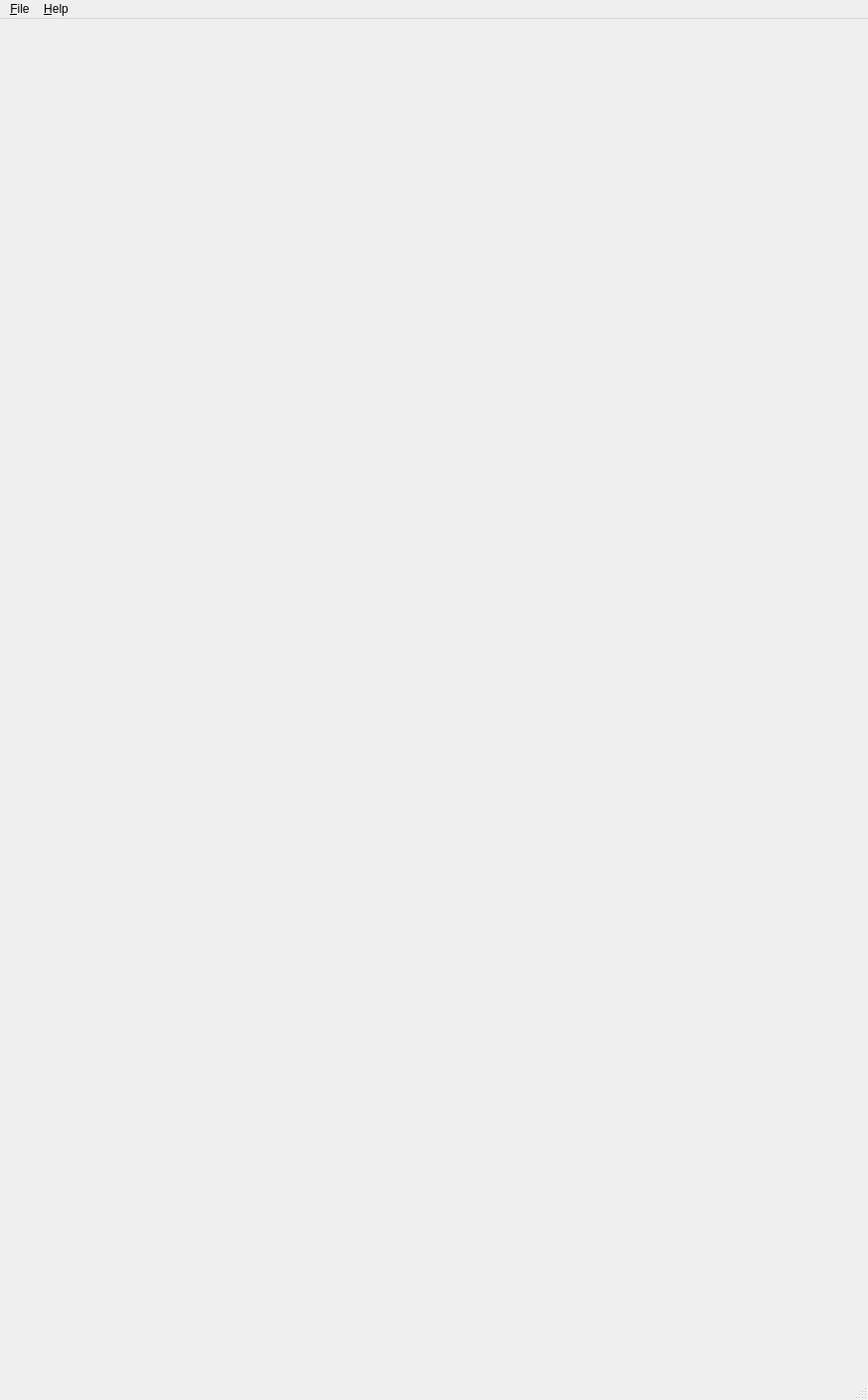
<?xml version="1.0" encoding="UTF-8"?>
<ui version="4.0">
 <class>ContactManagerWindow</class>
 <widget class="QMainWindow" name="ContactManagerWindow">
  <property name="geometry">
   <rect>
    <x>0</x>
    <y>0</y>
    <width>874</width>
    <height>1409</height>
   </rect>
  </property>
  <property name="windowTitle">
   <string>Contact Manager</string>
  </property>
  <widget class="QWidget" name="centralwidget"/>
  <widget class="QMenuBar" name="menubar">
   <property name="geometry">
    <rect>
     <x>0</x>
     <y>0</y>
     <width>874</width>
     <height>34</height>
    </rect>
   </property>
   <widget class="QMenu" name="menu_File">
    <property name="title">
     <string>&amp;File</string>
    </property>
    <addaction name="action_Quit"/>
   </widget>
   <widget class="QMenu" name="menu_Help">
    <property name="title">
     <string>&amp;Help</string>
    </property>
    <addaction name="action_About"/>
   </widget>
   <addaction name="menu_File"/>
   <addaction name="menu_Help"/>
  </widget>
  <widget class="QStatusBar" name="statusbar"/>
  <action name="action_Quit">
   <property name="text">
    <string>&amp;Quit</string>
   </property>
  </action>
  <action name="action_About">
   <property name="text">
    <string>&amp;About</string>
   </property>
  </action>
 </widget>
 <resources/>
 <connections/>
</ui>
